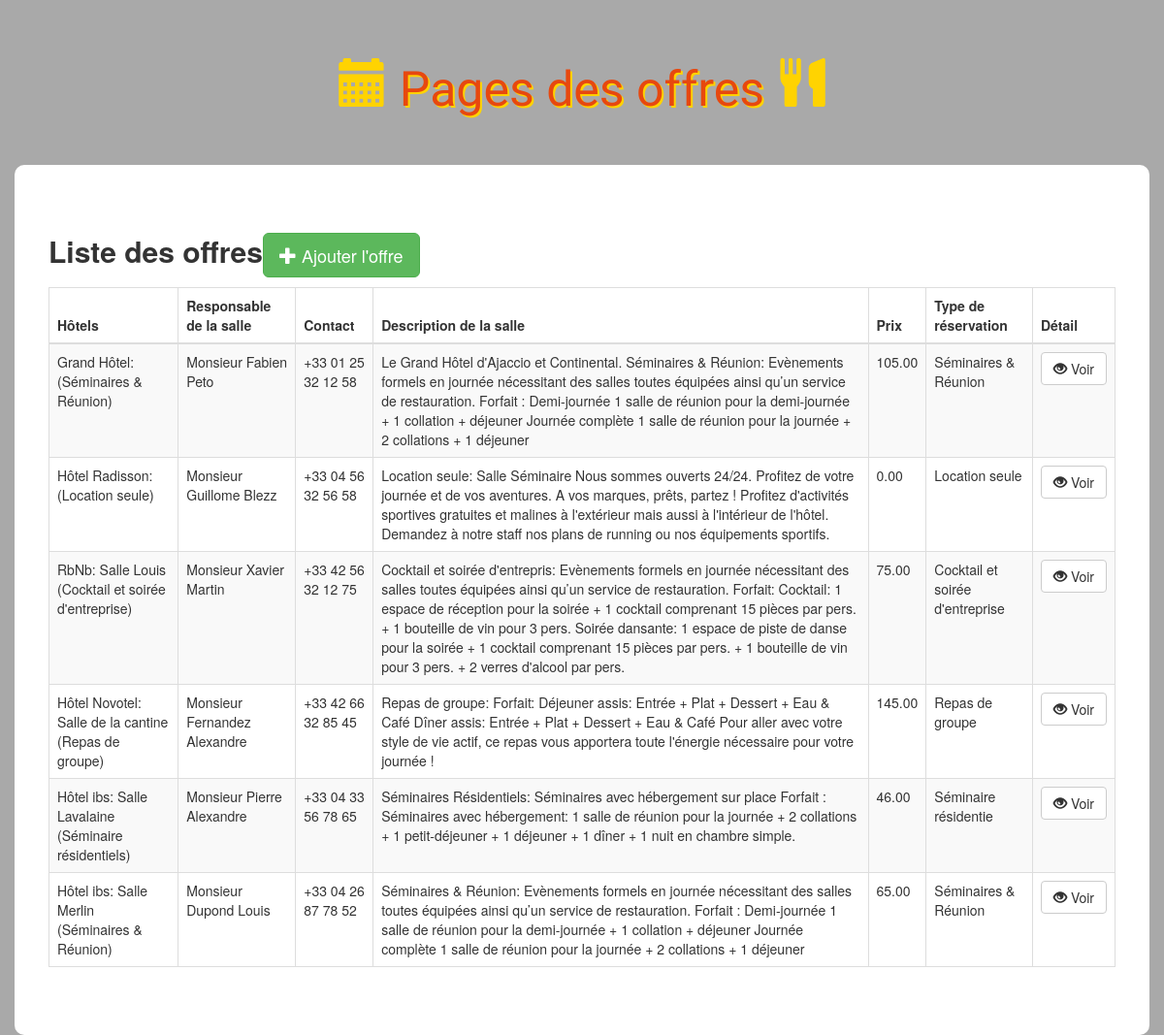
The page /admin/offre.php on the database its author committed.
### tables this page shows
CREATE TABLE `salle` (
  `id_salle` int(11) NOT NULL,
  `nom_salle` varchar(100) NOT NULL,
  `adresse_salle` varchar(50) NOT NULL,
  `responsable_salle` varchar(50) NOT NULL,
  `mail_contact_salle` varchar(50) NOT NULL,
  `telephone_salle` varchar(50) NOT NULL,
  `description` text NOT NULL,
  `price` float NOT NULL,
  `image` varchar(250) NOT NULL,
  `category` int(11) NOT NULL
);

CREATE TABLE `categories` (
  `id_categorie` int(11) NOT NULL,
  `type_reservation` varchar(50) NOT NULL
);

### admin/offre.php (the view, shortened to what this page needs)
<!DOCTYPE html>
<html>
    <head>
        <link rel="stylesheet" href="https://maxcdn.bootstrapcdn.com/bootstrap/3.3.6/css/bootstrap.min.css">
        <link rel="stylesheet" href="../css/styles.css">
    </head>
    <body>
        <h1 class="text-logo"><span class="glyphicon glyphicon-calendar"></span> Pages des offres  <span class="glyphicon glyphicon-cutlery"></span></h1>
        <div class="container admin">
            <div class="row">
                <h2><strong>Liste des offres</strong><a href="insert.php" class="btn btn-success btn-lg"><span class="glyphicon glyphicon-plus"></span> Ajouter l'offre</a></h2>
                <table class="table table-striped table-bordered">
                  <thead>
                    <tr>
                      <th>Hôtels</th>
					  <th>Responsable de la salle</th>
					  <th>Contact</th>
                      <th>Description de la salle</th>
                      <th>Prix</th>
                      <th>Type de réservation</th>
                      <th>Détail</th>
                    </tr>
                  </thead>
                  <tbody>
                      <?php
                        $db = Database::connect();
                        $statement = $db->query('SELECT id_salle, nom_salle, responsable_salle, telephone_salle, salle.description, salle.price, type_reservation AS category FROM salle LEFT JOIN categories ON salle.category = categories.id_categorie ORDER BY salle.id_salle DESC');
                        while($salle = $statement->fetch())
                        {
                            echo '<tr>';
                            echo '<td>'. $salle['nom_salle'] . '</td>';
							echo '<td>'. $salle['responsable_salle'] . '</td>';
							echo '<td>'. $salle['telephone_salle'] . '</td>';
                            echo '<td>'. $salle['description'] . '</td>';
                            echo '<td>'. number_format($salle['price'], 2, '.', '') . '</td>';
                            echo '<td>'. $salle['category'] . '</td>';
                            echo '<td width=70>';
                            echo '<a class="btn btn-default" href="view.php?id='.$salle['id_salle'].'"><span class="glyphicon glyphicon-eye-open"></span> Voir</a>';
                            echo '</td>';
                            echo '</tr>';
                        }
                      ?>
                  </tbody>
                </table>
            </div>
        </div>
    </body>
</html>

### css/styles.css (style rules this page uses)
body { background: #A9A9A9; }
.text-logo { font-family: 'Holtwood One SC', sans-serif; color: #e7480f; text-shadow: 2px 2px #ffd301; font-size: 50px; padding: 40px 0px; text-align: center; }
.text-logo .glyphicon { color: #ffd301; text-shadow: 0px 0px #ffd301; }
.admin { background: #fff; padding: 50px; border-radius: 10px; }

### rows shown on the page
salle: nom_salle "Grand Hôtel: (Séminaires & Réunion)", responsable_salle "Monsieur Fabien Peto", telephone_salle "+33 01 25 32 12 58", description "Le Grand Hôtel d'Ajaccio et Continental. Séminaires & Réunion: Evènements formels en journée nécessitant des salles toutes équipées ainsi qu’un service de restauration. Forfait : Demi-journée 1 salle de réunion pour la demi-journée + 1 collation + déjeuner Journée complète 1 salle de réunion pour la journée + 2 collations + 1 déjeuner", price "105.00", category.type_reservation "Séminaires & Réunion"
salle: nom_salle "Hôtel Radisson:(Location seule)", responsable_salle "Monsieur Guillome Blezz", telephone_salle "+33 04 56 32 56 58", description "Location seule: Salle Séminaire Nous sommes ouverts 24/24. Profitez de votre journée et de vos aventures. A vos marques, prêts, partez ! Profitez d'activités sportives gratuites et malines à l'extérieur mais aussi à l'intérieur de l'hôtel. Demandez à notre staff nos plans de running ou nos équipements sportifs.", price "0.00", category.type_reservation "Location seule"
salle: nom_salle "RbNb: Salle Louis (Cocktail et soirée d'entreprise)", responsable_salle "Monsieur Xavier Martin", telephone_salle "+33 42 56 32 12 75", description "Cocktail et soirée d'entrepris: Evènements formels en journée nécessitant des salles toutes équipées ainsi qu’un service de restauration. Forfait: Cocktail: 1 espace de réception pour la soirée + 1 cocktail comprenant 15 pièces par pers. + 1 bouteille de vin pour 3 pers. Soirée dansante: 1 espace de piste de danse pour la soirée + 1 cocktail comprenant 15 pièces par pers. + 1 bouteille de vin pour 3 pers. + 2 verres d'alcool par pers.", price "75.00", category.type_reservation "Cocktail et soirée d'entreprise"
salle: nom_salle "Hôtel Novotel: Salle de la cantine (Repas de groupe)", responsable_salle "Monsieur Fernandez Alexandre", telephone_salle "+33 42 66 32 85 45", description "Repas de groupe: Forfait: Déjeuner assis: Entrée + Plat + Dessert + Eau & Café Dîner assis: Entrée + Plat + Dessert + Eau & Café Pour aller avec votre style de vie actif, ce repas vous apportera toute l'énergie nécessaire pour votre journée !", price "145.00", category.type_reservation "Repas de groupe"
salle: nom_salle "Hôtel ibs: Salle Lavalaine (Séminaire résidentiels)", responsable_salle "Monsieur Pierre Alexandre", telephone_salle "+33 04 33 56 78 65", description "Séminaires Résidentiels: Séminaires avec hébergement sur place Forfait : Séminaires avec hébergement: 1 salle de réunion pour la journée + 2 collations + 1 petit-déjeuner + 1 déjeuner + 1 dîner + 1 nuit en chambre simple.", price "46.00", category.type_reservation "Séminaire résidentie"
salle: nom_salle "Hôtel ibs: Salle Merlin (Séminaires & Réunion)", responsable_salle "Monsieur Dupond Louis", telephone_salle "+33 04 26 87 78 52", description "Séminaires & Réunion: Evènements formels en journée nécessitant des salles toutes équipées ainsi qu’un service de restauration. Forfait : Demi-journée 1 salle de réunion pour la demi-journée + 1 collation + déjeuner Journée complète 1 salle de réunion pour la journée + 2 collations + 1 déjeuner", price "65.00", category.type_reservation "Séminaires & Réunion"
